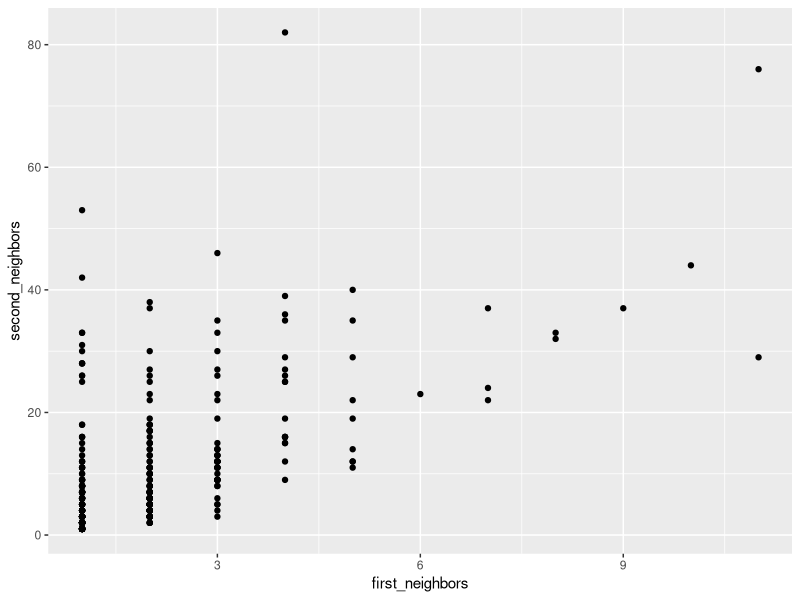

This figure's R source: (Note: this script raises an error after producing the figure.)
###############load package#################
require(readr)
require(dplyr)
require(igraph)
require(tidygraph)
require(ggraph)
require(ggplot2)

setwd("~/Documentos/Proyecto/Selección de genes/Búsqueda_fármacos/Conjuntos")

# Load data
#repeat for each subtype
basal_data <- read_csv("conjuntos_basal.csv")

# basal_data <- conjuntos_basal[, -4]

#Generate bipartite networks
gene_drug <- cbind(basal_data[,1], basal_data[,2])
mir_gene <- cbind(basal_data[,3], basal_data[,1])

# Remove duplicate values
gene_drug <- unique(gene_drug)
mir_gene<-unique(mir_gene)

#Create an igraph object
g1 <- graph_from_data_frame(gene_drug)
g2 <- graph_from_data_frame(mir_gene)

# Generate a tripartite network
g3 = g2 +  g1
as_tbl_graph(g3)

#Create dictionary for the network.  
g3 <- g3 %>% as_tbl_graph %>% mutate(tipo = case_when(name %in% unique(gene_drug$Genes)~ "Genes",
                                                      name %in% unique(gene_drug$Farmaco)~ "Farmacos",
                                                      name %in% unique(mir_gene$miRNAs)~ "miRNAs"))


#Count the number of elements in my network
g3 %>%  as_tibble %>% group_by(tipo) %>% count()



# filter first and second neighbors
g3 <- g3 %>% mutate(first_neighbors = local_size(order = 1, mode = "all", mindist = 1))
g3 <- g3 %>% mutate(second_neighbors = local_size(order = 2, mode = "all", mindist = 2))
g3 %>% filter(tipo== "miRNAs")

# Generate scatter plot
g3 %>% filter(tipo== "miRNAs") %>% 
  as_tibble() %>% 
  ggplot() + geom_point(aes(first_neighbors, second_neighbors)) 

g3 %>% filter(tipo== "miRNAs") %>% 
  as_tibble() %>% 
  ggplot() + geom_point(aes(first_neighbors, second_neighbors))+
  geom_label(aes(vecinos_uno, vecinos_dos, label= name))

#Filter miRNAs with higher number of second neighbors
miRNAS <- g3 %>% filter(tipo== "miRNAs") %>% 
  filter(second_neighbors >= 40) %>% 
  pull(name)

miRNAS
# [1] "hsa-mir-3942" "hsa-mir-141"  "hsa-mir-99b"  "hsa-mir-6824" "hsa-mir-561"
# "hsa-mir-4715" [7] "hsa-mir-133b"
names(miRNAS) <- miRNAS

# Get number of first and second neighbors
neighborhood(g3, order = 2, nodes = miRNAS, mindist = 2)
lapply(miRNAS, FUN = function(i){neighborhood(g3, order = 2
                                                  , nodes = i, mindist = 2)})
